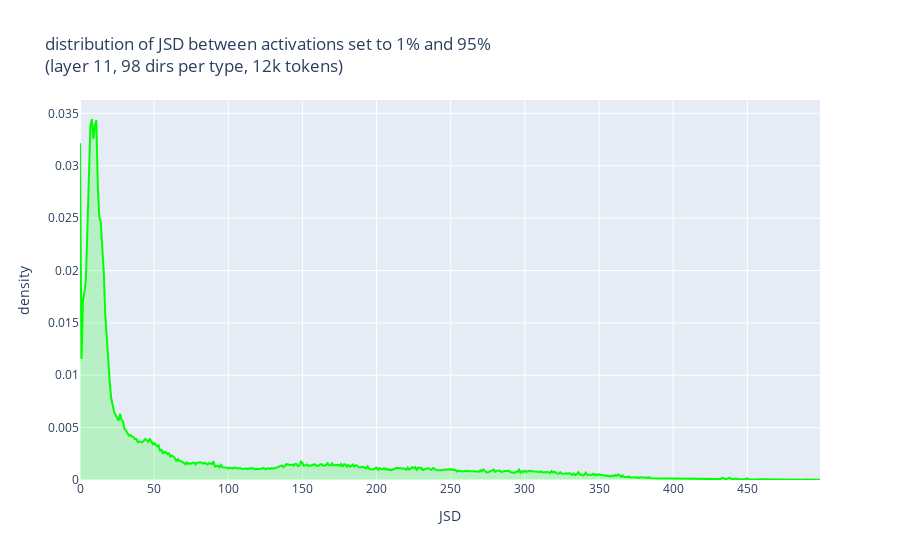

The code cell stored with this chart in its notebook:
### Code cell
plot_hist(hist_by_name, color_by_name, "JSD")

### Figure 1 — Plotly figure (JSON) as saved in the notebook; plotly's stock layout.template omitted (floating-point values rounded to 4 significant figures; data arrays with more than 128 entries replaced by an {"elided": "..."} marker saying what was removed)
{"data": [{"fill": "tozeroy", "fillcolor": "rgba(0, 255, 0, 0.2)", "line": {"color": "rgb(0, 255, 0)", "width": 2}, "name": "random", "type": "scatter", "x": {"elided": "500 int values"}, "y": {"elided": "500 float values"}}], "layout": {"legend": {"title": {"text": "dirs type"}}, "title": {"text": "distribution of JSD between activations set to 1% and 95%<br>(layer 11, 98 dirs per type, 12k tokens)"}, "xaxis": {"title": {"text": "JSD"}}, "yaxis": {"title": {"text": "density"}}}}
